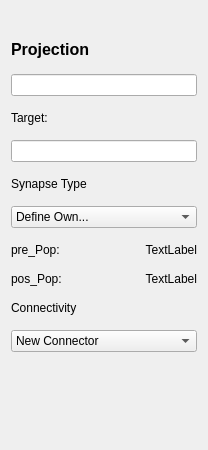
<?xml version="1.0" encoding="UTF-8"?>
<ui version="4.0">
 <class>Form</class>
 <widget class="QWidget" name="Form">
  <property name="geometry">
   <rect>
    <x>0</x>
    <y>0</y>
    <width>204</width>
    <height>450</height>
   </rect>
  </property>
  <property name="windowTitle">
   <string>Form</string>
  </property>
  <layout class="QVBoxLayout" name="verticalLayout">
   <property name="spacing">
    <number>15</number>
   </property>
   <property name="topMargin">
    <number>40</number>
   </property>
   <item>
    <widget class="QLabel" name="label_2">
     <property name="font">
      <font>
       <pointsize>12</pointsize>
       <weight>75</weight>
       <bold>true</bold>
      </font>
     </property>
     <property name="text">
      <string>Projection</string>
     </property>
    </widget>
   </item>
   <item>
    <widget class="QLineEdit" name="lineEdit_name"/>
   </item>
   <item>
    <widget class="QLabel" name="label_5">
     <property name="text">
      <string>Target:</string>
     </property>
    </widget>
   </item>
   <item>
    <widget class="QLineEdit" name="lineEdit_target"/>
   </item>
   <item>
    <widget class="QLabel" name="label_4">
     <property name="text">
      <string>Synapse Type</string>
     </property>
    </widget>
   </item>
   <item>
    <widget class="QComboBox" name="comboBox_synapse_type">
     <item>
      <property name="text">
       <string>Define Own...</string>
      </property>
     </item>
     <item>
      <property name="text">
       <string>Oja</string>
      </property>
     </item>
     <item>
      <property name="text">
       <string>Spiking synapse</string>
      </property>
     </item>
    </widget>
   </item>
   <item>
    <layout class="QFormLayout" name="formLayout">
     <item row="0" column="0">
      <widget class="QLabel" name="label">
       <property name="text">
        <string>pre_Pop:</string>
       </property>
      </widget>
     </item>
     <item row="0" column="1">
      <widget class="QLabel" name="label_pre_Pop">
       <property name="text">
        <string>TextLabel</string>
       </property>
       <property name="alignment">
        <set>Qt::AlignRight|Qt::AlignTrailing|Qt::AlignVCenter</set>
       </property>
      </widget>
     </item>
     <item row="1" column="0">
      <widget class="QLabel" name="label_3">
       <property name="text">
        <string>pos_Pop:</string>
       </property>
      </widget>
     </item>
     <item row="1" column="1">
      <widget class="QLabel" name="label_pos_Pop">
       <property name="text">
        <string>TextLabel</string>
       </property>
       <property name="alignment">
        <set>Qt::AlignRight|Qt::AlignTrailing|Qt::AlignVCenter</set>
       </property>
      </widget>
     </item>
    </layout>
   </item>
   <item>
    <widget class="QLabel" name="label_6">
     <property name="text">
      <string>Connectivity</string>
     </property>
    </widget>
   </item>
   <item>
    <widget class="QComboBox" name="comboBox_connector">
     <item>
      <property name="text">
       <string>New Connector</string>
      </property>
     </item>
     <item>
      <property name="text">
       <string>connect_one_to_one</string>
      </property>
     </item>
     <item>
      <property name="text">
       <string>connect_all_to_all</string>
      </property>
     </item>
     <item>
      <property name="text">
       <string>connect_dog</string>
      </property>
     </item>
     <item>
      <property name="text">
       <string>connect_fixed_number_post</string>
      </property>
     </item>
     <item>
      <property name="text">
       <string>connect_fixed_number_pre</string>
      </property>
     </item>
     <item>
      <property name="text">
       <string>connect_fixed_probability</string>
      </property>
     </item>
     <item>
      <property name="text">
       <string>connect_from_file</string>
      </property>
     </item>
     <item>
      <property name="text">
       <string>connect_gaussian</string>
      </property>
     </item>
     <item>
      <property name="text">
       <string>connect_from_matrix</string>
      </property>
     </item>
     <item>
      <property name="text">
       <string>connect_from_sparse</string>
      </property>
     </item>
     <item>
      <property name="text">
       <string>connect_with_func</string>
      </property>
     </item>
    </widget>
   </item>
   <item>
    <spacer name="verticalSpacer">
     <property name="orientation">
      <enum>Qt::Vertical</enum>
     </property>
     <property name="sizeHint" stdset="0">
      <size>
       <width>20</width>
       <height>40</height>
      </size>
     </property>
    </spacer>
   </item>
  </layout>
 </widget>
 <resources/>
 <connections/>
</ui>
